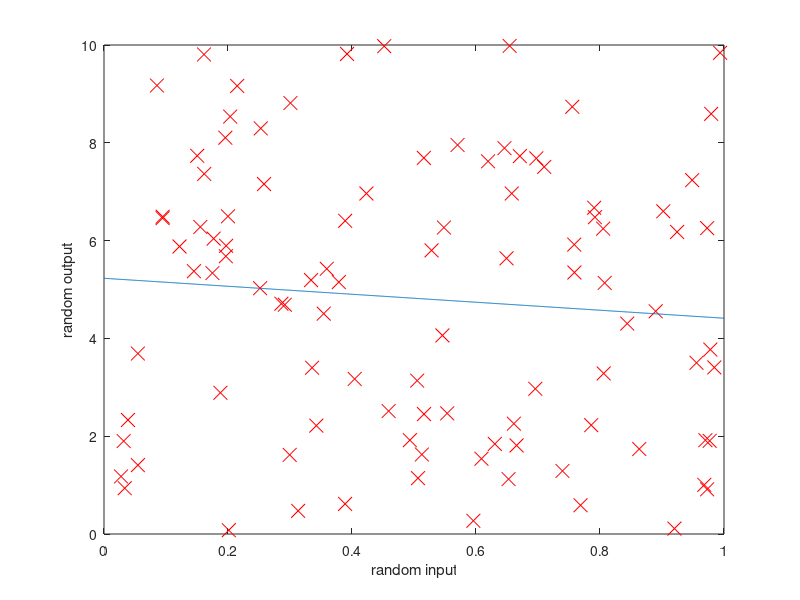

This figure's MATLAB source:

function Linregb()
data=load('random_data_1.txt');
x=data(:,1);
y=data(:,2);
m=length(y);
figure;
plot(x,y,'rx','MarkerSize',10);
hold on;
ylabel('random output');
xlabel('random input');
X = [ones(m, 1), data(:,1)];
theta=pinv(X'*X)*X'*y;
var = linspace(0, 1,1000);
plot(var,theta(1)+theta(2).*var);
hold off;

end